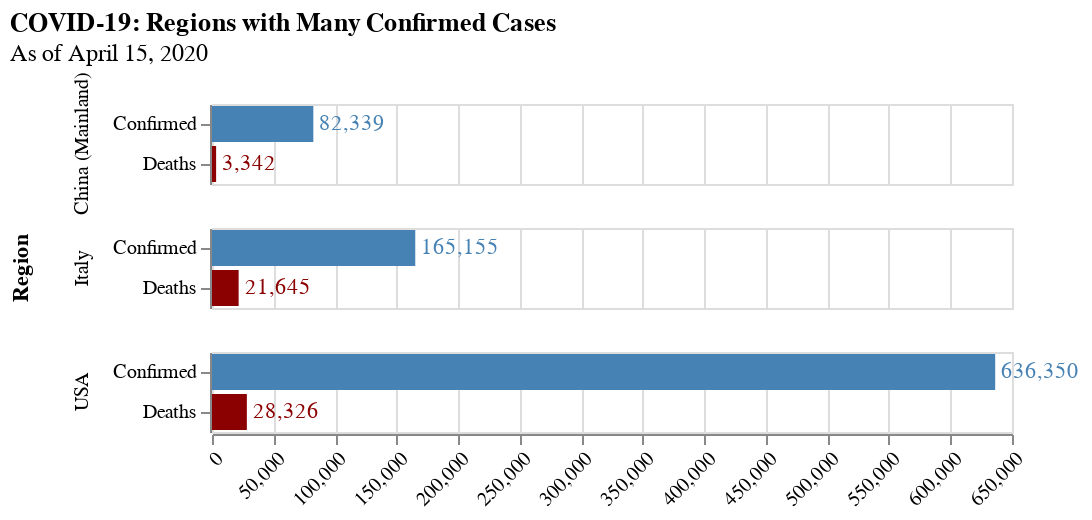

Here is the notebook cell this chart was saved with:
### Code cell
# Confirmed and Deaths, Large Regions
regions_large = [china, usa, italy]

data = create_group_data(regions_large)

bars = alt.Chart(data).mark_bar().encode(
    x="Count:Q",
    y="Case Type:N",
    color=alt.Color("Case Type:N", legend=None, scale=alt.Scale(range=['steelblue','darkred']))
)

text = bars.mark_text(
    align='left',
    baseline='middle',
    dx=3
).encode(
    text=(
        alt.Text("Count:Q", format=",")
    )
)

alt.layer(bars, text).facet(
    row="Region:N"
).configure_axisX(
    labelAngle=-45,
    title=None
).configure_axisY(
    title=None
).properties(
    title={
        "text":'COVID-19: Regions with Many Confirmed Cases',
        "subtitle":'As of ' + as_of_date.strftime("%B %d, %Y")
    }
)

### Figure 1 — Vega-Lite specification as saved in the notebook (floating-point values rounded to 4 significant figures)
{"config": {"view": {"continuousWidth": 400, "continuousHeight": 300}, "axisX": {"labelAngle": -45, "title": null}, "axisY": {"title": null}}, "data": {"name": "data-dc5a42b26e88c90b7b26000e86a87f9c"}, "facet": {"row": {"type": "nominal", "field": "Region"}}, "spec": {"layer": [{"mark": "bar", "encoding": {"color": {"type": "nominal", "field": "Case Type", "legend": null, "scale": {"range": ["steelblue", "darkred"]}}, "x": {"type": "quantitative", "field": "Count"}, "y": {"type": "nominal", "field": "Case Type"}}}, {"mark": {"type": "text", "align": "left", "baseline": "middle", "dx": 3}, "encoding": {"color": {"type": "nominal", "field": "Case Type", "legend": null, "scale": {"range": ["steelblue", "darkred"]}}, "text": {"type": "quantitative", "field": "Count", "format": ","}, "x": {"type": "quantitative", "field": "Count"}, "y": {"type": "nominal", "field": "Case Type"}}}]}, "title": {"text": "COVID-19: Regions with Many Confirmed Cases", "subtitle": "As of April 15, 2020"}, "$schema": "https://vega.github.io/schema/vega-lite/v4.8.1.json", "datasets": {"data-dc5a42b26e88c90b7b26000e86a87f9c": [{"Region": "China (Mainland)", "Count": 82339, "Case Type": "Confirmed"}, {"Region": "China (Mainland)", "Count": 3342, "Case Type": "Deaths"}, {"Region": "USA", "Count": 636350, "Case Type": "Confirmed"}, {"Region": "USA", "Count": 28326, "Case Type": "Deaths"}, {"Region": "Italy", "Count": 165155, "Case Type": "Confirmed"}, {"Region": "Italy", "Count": 21645, "Case Type": "Deaths"}]}}
